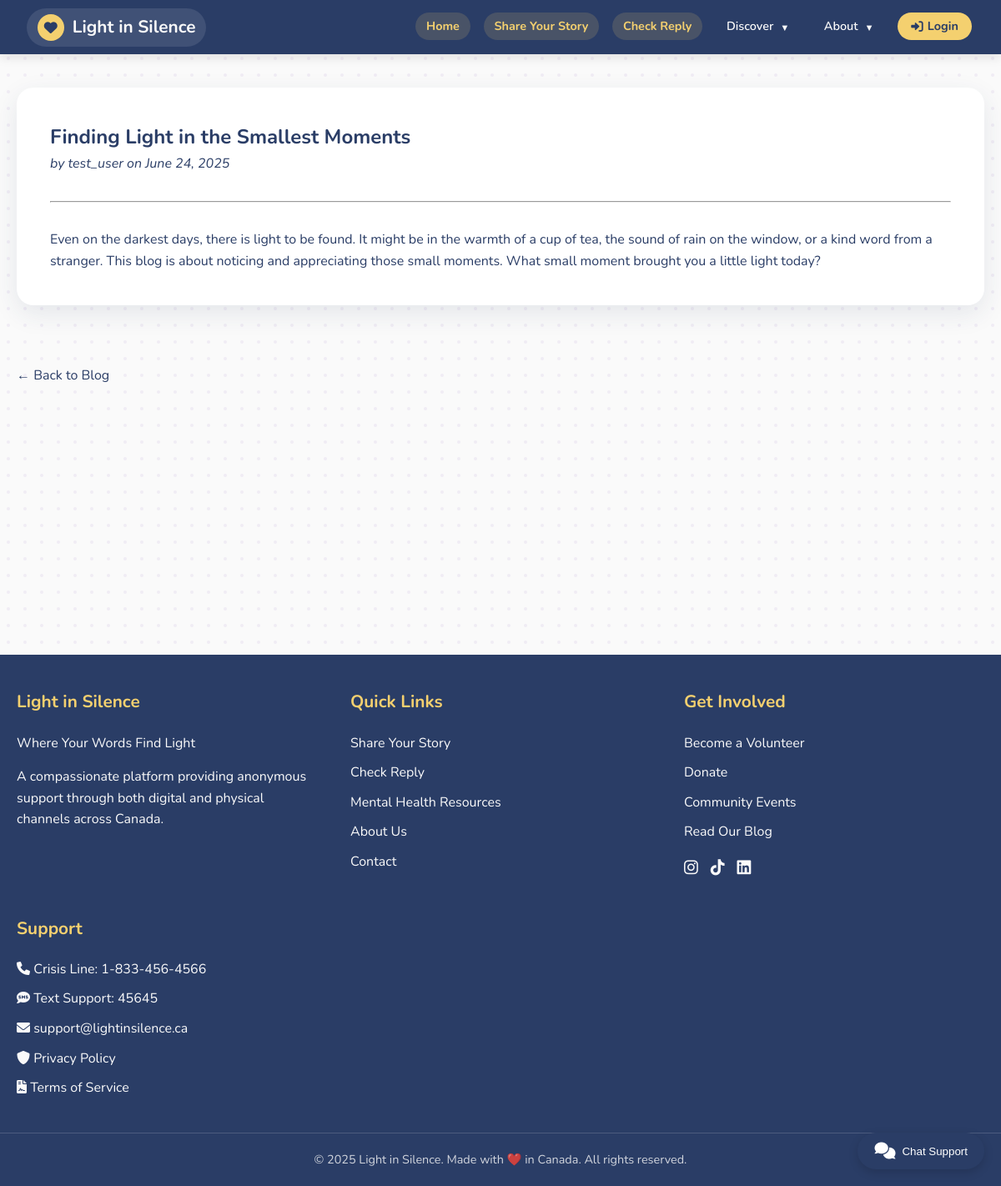
/blog/post/1, run on the app's committed database.
### NPO-SCA/models.py (models this page shows, shortened)
class Post(db.Model):
    id = db.Column(db.Integer, primary_key=True)
    title = db.Column(db.String(200), nullable=False)
    body = db.Column(db.Text, nullable=False)
    created_at = db.Column(db.DateTime, default=datetime.utcnow)
    author_id = db.Column(db.Integer, db.ForeignKey('user.id'), nullable=False)

class User(UserMixin, db.Model):
    id = db.Column(db.Integer, primary_key=True)
    username = db.Column(db.String(64), unique=True)
    email = db.Column(db.String(120), unique=True)
    password_hash = db.Column(db.String(128))
    role = db.Column(db.Enum(UserRole), default=UserRole.USER, nullable=False)
    is_volunteer = db.Column(db.Boolean, default=False)
    is_admin = db.Column(db.Boolean, default=False)
    created_at = db.Column(db.DateTime, default=datetime.utcnow)
    letters_responded = db.relationship('Letter', backref='responder', lazy='dynamic')
    posts = db.relationship('Post', backref='author', lazy='dynamic')

### NPO-SCA/app.py (the view)
    @app.route('/blog/post/<int:post_id>')
    def view_post(post_id):
        post = Post.query.get_or_404(post_id)
        return render_template('blog/post_detail.html', post=post)

### NPO-SCA/app.py (called while the page is built)
    @app.context_processor
    def inject_now():
        return {'now': datetime.utcnow()}

### NPO-SCA/templates/blog/post_detail.html (shortened to what this page needs)
{% extends "base.html" %}
{% block content %}
<div class="container">
    <article class="page-container">
        <h1>{{ post.title }}</h1>
        <p><em>by {{ post.author.username }} on {{ post.created_at.strftime('%B %d, %Y') }}</em></p>
        <hr style="margin: 2rem 0;">
        <div>
            {{ post.body | safe }}
        </div>
    </article>
    <a href="{{ url_for('blog_index') }}" style="display: inline-block; margin-top: 2rem;">&larr; Back to Blog</a>
</div>
{% endblock %}

### NPO-SCA/static/css/style.css (style rules this page uses)
:root { --warm-pearl-white: #FAFAFA; --deep-indigo: #2A3D66; --dark-near-black: #1a1a1a; --soft-golden-yellow: #F4D06F; --gentle-lavender: #B39CD0; }
body { background-color: var(--warm-pearl-white); color: var(--dark-near-black); font-family: sans-serif; margin: 0; }
h1, h2 { color: var(--deep-indigo); }
p { line-height: 1.6; }
a { color: var(--deep-indigo); text-decoration: none; transition: color 0.3s ease; }
.container { max-width: 1000px; margin: 3rem auto; padding: 2.5rem; }
.page-container { background-color: white; border-radius: 20px; box-shadow: 0 8px 30px rgba(42, 61, 102, 0.1); }

### NPO-SCA/templates/base.html (style rules this page uses)
:root { --deep-indigo: #2A3D66; --soft-yellow: #F4D06F; --warm-white: #FAFAFA; --gentle-lavender: #B39CD0; --dark-indigo: #1e2e4f; --light-yellow: #f8e2a0; }
* { margin: 0; padding: 0; box-sizing: border-box; }
body { font-family: 'Nunito', sans-serif; line-height: 1.6; color: var(--deep-indigo); background-color: var(--warm-white); }
.container { width: 100%; max-width: 1200px; margin: 0 auto; padding: 0 20px; }
.page-container { background-color: white; border-radius: 20px; padding: 40px; box-shadow: 0 10px 30px rgba(42, 61, 102, 0.1); margin-bottom: 40px; }

### data on the page
Post: title "Finding Light in the Smallest Moments", created_at "June 24, 2025", body "Even on the darkest days, there is light to be found. It might be in the warmth of a cup of tea, the sound of rain on the window, or a kind word from a stranger. This blog is about noticing and appreciating those small moments. What small moment brought you a little light today?"
User: author.username "test_user"
